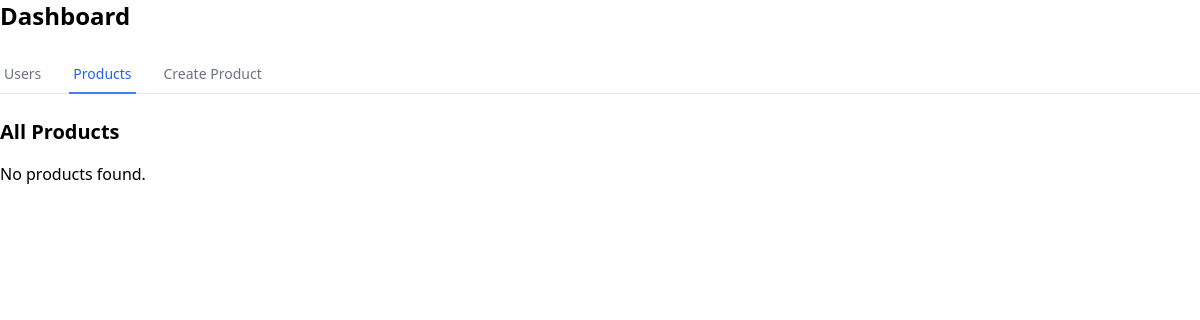
The page /products on the database as committed earlier.
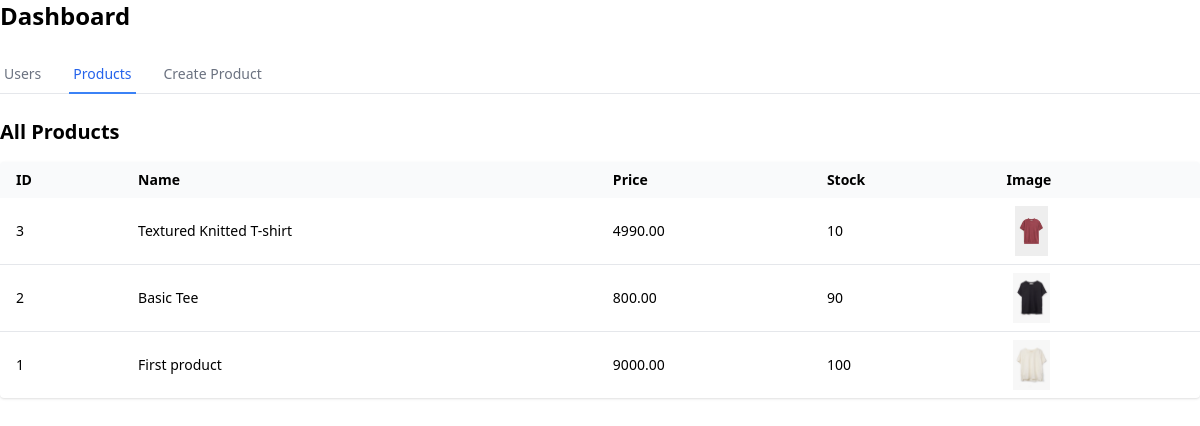
The same page on the database as committed later.
### app/models.py (models this page shows)
class Product(db.Model):
    __tablename__ = "products"
    id  = db.Column(db.Integer , primary_key=True)
    name = db.Column(db.String(150), nullable=False)
    description = db.Column(db.Text , nullable=False)
    price = db.Column(db.Float , nullable=False)
    stock = db.Column(db.Integer , default=0)
    image = db.Column(db.String(256))

### app/admin.py (the view)
@admin.route("/products")
def products():
    all_products = Product.query.order_by(Product.id.desc()).all()
    return render_template("dashboard.html",
                           active_tab="products",
                           users=None,
                           products=all_products)

### templates/dashboard.html (shortened to what this page needs)
{% extends "base.html" %}
{% block content %}
<h1 class="text-2xl font-semibold mb-6">Dashboard</h1>
<div class="border-b border-gray-200 mb-6">
  <nav class="-mb-px flex gap-6" aria-label="Tabs">
    <a href="{{ url_for('admin.users') }}"
       class="py-2 px-1 border-b-2 text-sm font-medium
              {% if active_tab == 'users' %}border-blue-500 text-blue-600
              {% else %}border-transparent text-gray-500 hover:text-gray-700 hover:border-gray-300{% endif %}">
      Users
    </a>
    <a href="{{ url_for('admin.products') }}"
       class="py-2 px-1 border-b-2 text-sm font-medium
              {% if active_tab == 'products' %}border-blue-500 text-blue-600
              {% else %}border-transparent text-gray-500 hover:text-gray-700 hover:border-gray-300{% endif %}">
      Products
    </a>
    <a href="{{ url_for('admin.create_product') }}"
       class="py-2 px-1 border-b-2 text-sm font-medium
              {% if active_tab == 'create' %}border-blue-500 text-blue-600
              {% else %}border-transparent text-gray-500 hover:text-gray-700 hover:border-gray-300{% endif %}">
      Create Product
    </a>
  </nav>
</div>
{% if active_tab == 'users' %}
  <section>
    <h2 class="text-xl font-semibold mb-4">All Users</h2>
    {% if users %}
      <div class="overflow-x-auto bg-white rounded shadow">
        <table class="min-w-full text-sm">
          <thead class="bg-gray-50">
            <tr>
              <th class="px-4 py-2 text-left">ID</th>
              <th class="px-4 py-2 text-left">Name</th>
              <th class="px-4 py-2 text-left">Email</th>
            </tr>
          </thead>
          <tbody class="divide-y">
            {% for u in users %}
              <tr>
                <td class="px-4 py-2">{{ u.id }}</td>
                <td class="px-4 py-2">{{ u.name }}</td>
                <td class="px-4 py-2">{{ u.email }}</td>
              </tr>
            {% endfor %}
          </tbody>
        </table>
      </div>
    {% else %}
      <p>No users found.</p>
    {% endif %}
  </section>
{% elif active_tab == 'products' %}
  <section>
    <h2 class="text-xl font-semibold mb-4">All Products</h2>
    {% if products %}
      <div class="overflow-x-auto bg-white rounded shadow">
        <table class="min-w-full text-sm">
          <thead class="bg-gray-50">
            <tr>
              <th class="px-4 py-2 text-left">ID</th>
              <th class="px-4 py-2 text-left">Name</th>
              <th class="px-4 py-2 text-left">Price</th>
              <th class="px-4 py-2 text-left">Stock</th>
              <th class="px-4 py-2 text-left">Image</th>
            </tr>
          </thead>
          <tbody class="divide-y">
            {% for p in products %}
              <tr>
                <td class="px-4 py-2">{{ p.id }}</td>
                <td class="px-4 py-2">{{ p.name }}</td>
                <td class="px-4 py-2">{{ "%.2f"|format(p.price) }}</td>
                <td class="px-4 py-2">{{ p.stock }}</td>
                <td class="px-4 py-2">
                  {% if p.image %}
                  <img class="w-[50px] h-[50px] object-contain" src="{{ url_for('uploaded_file', filename=p.image.split('uploads/')[-1]) }}">
                  {% else %}
                    —
                  {% endif %}
                </td>
              </tr>
            {% endfor %}
          </tbody>
        </table>
      </div>
    {% else %}
      <p>No products found.</p>
    {% endif %}
  </section>
{% endif %}
{% endblock %}

### templates/base.html (shortened to what this page needs)
<!DOCTYPE html>
<html lang="en">
  <head>
    <script src="https://cdn.tailwindcss.com"></script>
</head>
  <body>
    {% block content %}{% endblock %}
    <script src="https://cdn.tailwindcss.com"></script>
</body>
</html>

Rows that differ between the two databases and show on the page:
added Product: id "3", name "Textured Knitted T-shirt", price "4990.00", stock "10", image (picture)
added Product: id "2", name "Basic Tee", price "800.00", stock "90", image (picture)
added Product: id "1", name "First product", price "9000.00", stock "100", image (picture)
Other text that changed with them:
text no longer shown: "No products found."
text now shown: "ID Name Price Stock Image"
